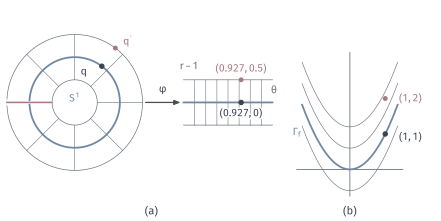

Write the Python code that produced this figure.
"""Slice charts: polar chart (theta,r-1) straightening the unit circle; (x,y-x^2) straightening a parabola."""
from pathlib import Path
import sys
ROOT = next(p for p in Path(__file__).resolve().parents if (p/"build.sh").is_file() and (p/"tex/book.tex").is_file())
sys.path.insert(0, str(ROOT/"figures/04-spaces-measures-and-geometry/04-manifolds/matplotlib/mfd-common"))
from mfd3d import *
W, H = 112, 56
fig, ax = canvas(W, H)
# (a) polar
c = np.array([19., 30.]); u = 11.5
th = np.linspace(-np.pi+.05, np.pi-.05, 361)
for rr in (.5, 1.5):
    ax.plot(c[0]+u*rr*np.cos(th), c[1]+u*rr*np.sin(th), color=MUTED, lw=.5, zorder=1)
for a in np.arange(-3, 4)*np.pi/4:
    ax.plot(c[0]+u*np.array([.5, 1.5])*np.cos(a), c[1]+u*np.array([.5, 1.5])*np.sin(a), color=MUTED, lw=.4, zorder=1)
ax.plot(c[0]+u*np.cos(th), c[1]+u*np.sin(th), color=BLUE, lw=1.3, zorder=3)
q = np.array([.6, .8]); a0 = np.arctan2(.8, .6)
Pa = c+u*q; Pb = c+u*1.5*q
dot(ax, Pa, INK, zorder=8); dot(ax, Pb, RED, size=1.3, zorder=8)
label(ax, Pa+[-4.5, -1.4], r'$q$', 7.5, halo=True); label(ax, Pb+[3.2, 1.8], r"$q'$", 7.5, RED, halo=True)
label(ax, c+[0, 1], '$S^1$', 7.5, BLUE)
ax.plot([c[0]-u*.5, c[0]-u*1.5], [c[1], c[1]], color=RED, lw=1.1, zorder=3)
rx = 58; ry = 30; sx = 3.6; sy = 11.5
def rect(t, s): return (rx+sx*t, ry+sy*s)
xx = np.array([-np.pi, np.pi])
for s in (-.5, .5):
    ax.plot(rx+sx*xx, [ry+sy*s]*2, color=MUTED, lw=.5, zorder=1)
for a in np.arange(-3, 4)*np.pi/4:
    ax.plot([rx+sx*a]*2, [ry-sy*.5, ry+sy*.5], color=MUTED, lw=.4, zorder=1)
ax.plot(rx+sx*xx, [ry, ry], color=BLUE, lw=1.3, zorder=3)
dot(ax, rect(a0, 0), INK, zorder=8); dot(ax, rect(a0, .5), RED, size=1.3, zorder=8)
label(ax, np.array(rect(a0, 0))+[0, -2.8], r'$(0.927,0)$', 7.5, halo=True)
label(ax, np.array(rect(a0, .5))+[0, 2.8], r'$(0.927,0.5)$', 7.5, RED, halo=True)
label(ax, (rx-sx*np.pi-3.2, ry), r'$\theta$', 7.5, MUTED) if False else None
label(ax, (rx+sx*np.pi+.5, ry+3.0), r'$\theta$', 7.5, MUTED)
label(ax, (rx-sx*np.pi+1.5, ry+sy*.5+3.2), r'$r-1$', 7.5, MUTED)
arrow(ax, (c[0]+u*1.5+.8, 30), (rx-sx*np.pi-.8, 30), color=STROKE, lw=.9)
label(ax, ((c[0]+u*1.5+rx-sx*np.pi)/2, 33), r'$\varphi$', 7.5)
panel_tag(ax, (c[0]+rx)/2, 1.6, '(a)')
# (b) graph
ox = 89.; oy = 13.; s = 9.0
xr = np.linspace(-1.35, 1.35, 200)
xx1 = ox+s*0
for cc in (-.6, .6, 1.2):
    y = xr**2+cc
    ax.plot(ox+s*xr, oy+s*y, color=MUTED, lw=.45, zorder=1)
ax.plot(ox+s*xr, oy+s*xr**2, color=BLUE, lw=1.3, zorder=3)
arrow(ax, (ox-1.7*s, oy-.9*s/s), (ox+1.7*s, oy-.9*s/s), color=MUTED, lw=.75, scale=5.5) if False else None
ax.plot([ox-1.5*s, ox+1.5*s], [oy, oy], color=MUTED, lw=.6, zorder=1)
ax.plot([ox, ox], [oy-.75*s, oy+3.3*s], color=MUTED, lw=.6, zorder=1)
dot(ax, (ox+s, oy+s), INK, zorder=8); dot(ax, (ox+s, oy+2*s), RED, size=1.3, zorder=8)
label(ax, (ox+s+6.5, oy+s-.8), '$(1,1)$', 7.5, halo=True)
label(ax, (ox+s+6.5, oy+2*s), '$(1,2)$', 7.5, RED, halo=True)
label(ax, (ox-1.5*s, oy+1.05*s), r'$\Gamma_f$', 7.5, BLUE, halo=True)
panel_tag(ax, ox, 1.6, '(b)')
save(fig, Path(__file__).resolve().parent, 'figure', {'formula': 'phi(y)=(atan2(y2,y1), r-1) on the slit plane, q=(.6,.8), q2=(.9,1.2); Gamma_f: f(x)=x^2 with curves f+c'})
